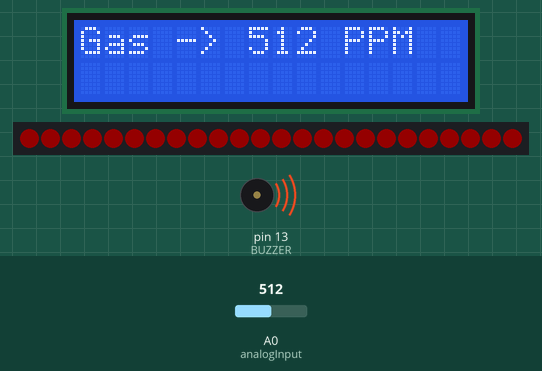
Simulated run of this sketch. Board: Arduino Uno, built with avr-gcc and run on an emulated ATmega328P. Shown: 16×2 character LCD, 24 RGB LEDs in strip order, left to right, buzzer (waves = sounding). Inputs (shaded band) come from the test bench; at power-on: A0 (analogInput) = 512. Dim RGB values are drawn brighter than linear.

Above: at 1.2 s.
1.3 s: A0 (analogInput) set to 90
At 2.3 s:
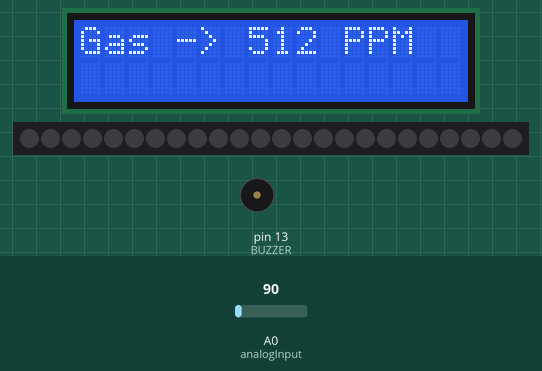
At 2.7 s:
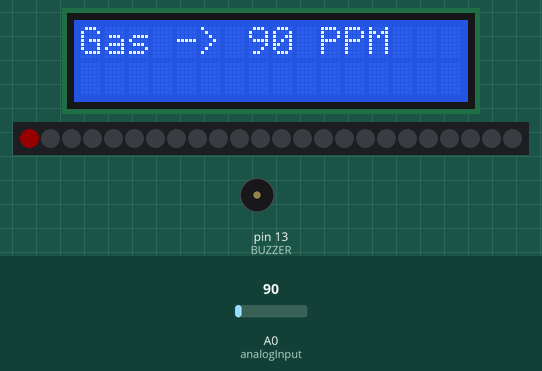
4.6 s: A0 (analogInput) set to 87
7.9 s: A0 (analogInput) set to 110
At 8.8 s:
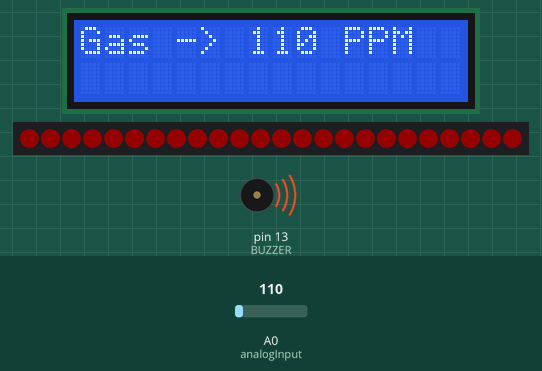
Timing chart, 0 to 17.4 s (numbered marks = the images above; inputs shaded):
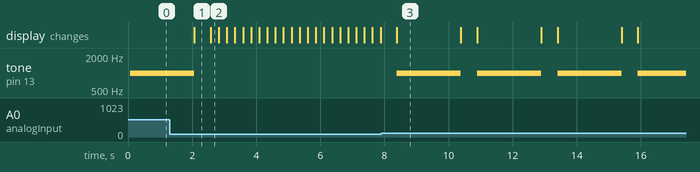

Measured:
- after the input at 1.3 s, tone on pin 13 (BUZZER): goes on until 2.1 s, then stays silent
- after the input at 7.9 s, tone on pin 13 (BUZZER): alternates 1000 Hz for 2.0 s and silent for 0.51 s, starting after 0.48 s; the display: changes after 0.48 s (image 3)
- what the display in image 1 shows lasts 0.5 s, from 2.1 s to 2.6 s
- what the display in image 3 shows lasts 2.0 s, from 8.4 s to 10.4 s

The sketch:

pm_project.ino
```cpp
#include <Adafruit_NeoPixel.h>
#include <LiquidCrystal.h>

#define ledPIN 9
#define analogInput A0 // sensor pin
#define THRESHOLD 100
#define BUZZER 13

LiquidCrystal lcd(12, 11, 5, 4, 3, 2); // led initialization
Adafruit_NeoPixel strip = Adafruit_NeoPixel(24, ledPIN, NEO_GRB); // lcd initialization
uint32_t color_red = strip.Color(255, 0, 0); // warning color

void setup()
{
  pinMode(analogInput, INPUT);
  Serial.begin(9600);
  lcd.begin(16, 2);
  strip.begin();
  strip.show();
  strip.setBrightness(20);
  pinMode(BUZZER, OUTPUT);
}

void loop() {
  lcd.setCursor(0, 0);
  int gasPPM = analogRead(analogInput); // read sensor value
  lcd.clear();
  lcd.print("Gas -> ");
  lcd.print(gasPPM);
  lcd.print(" PPM");

  if (gasPPM < THRESHOLD) rainbow(gasPPM); // show rainbow if value is below threshold
  strip.clear();
  strip.show();

  if (gasPPM > THRESHOLD) { // ring buzzer and show lcd warning if above threshold
    tone(BUZZER, 1000);
    for (int i = 0; i < strip.numPixels(); i++) {
      strip.setPixelColor(i, color_red);
    }
    strip.show();
    delay(2000);
    noTone(BUZZER);
    strip.clear();
    strip.show();
  }
  delay(500);
}

void rainbow(int gasPPM) {
  int limit = gasPPM * strip.numPixels() / THRESHOLD;
  for(int i = 0; i < limit; i++) { // calculate each rainbow value
    int pixelHue = (i * 65536L / limit);
    strip.setPixelColor(i, strip.gamma32(strip.ColorHSV(pixelHue)));
    strip.show();
    delay(250);
  }
}
```
